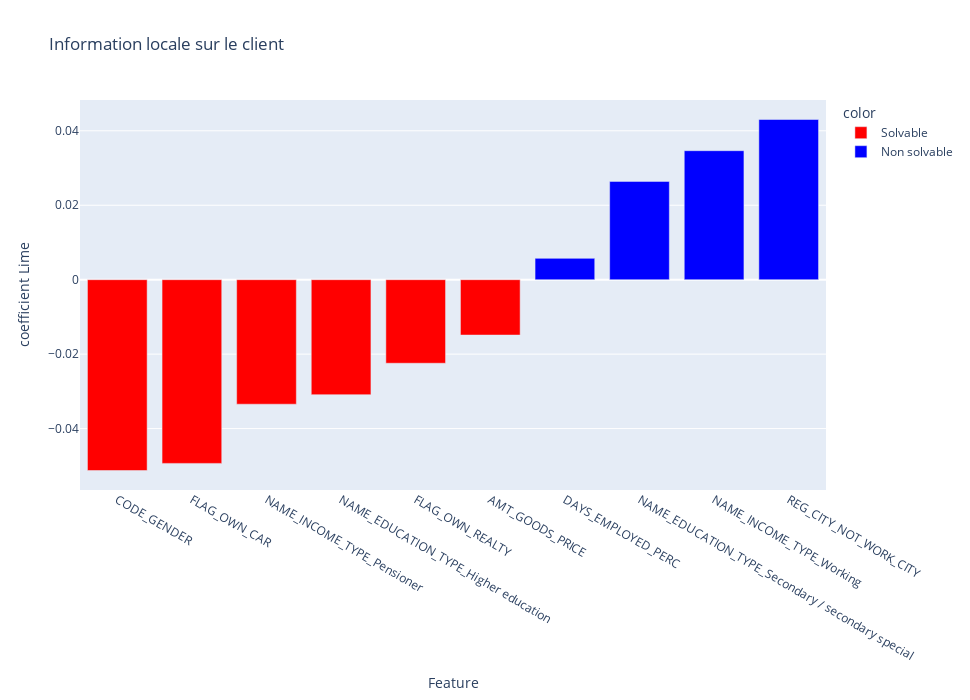

The cell this chart's notebook holds for it:
### Code cell
infos_client_lime(100001)

### Figure 1 — Plotly figure (JSON) as saved in the notebook; plotly's stock layout.template omitted (floating-point values rounded to 4 significant figures)
{"data": [{"alignmentgroup": "True", "hovertemplate": "color=Solvable<br>Feature=%{x}<br>coefficient Lime=%{y}<extra></extra>", "legendgroup": "Solvable", "marker": {"color": "red", "pattern": {"shape": ""}}, "name": "Solvable", "offsetgroup": "Solvable", "orientation": "v", "showlegend": true, "textposition": "auto", "type": "bar", "x": ["CODE_GENDER", "FLAG_OWN_CAR", "NAME_INCOME_TYPE_Pensioner", "NAME_EDUCATION_TYPE_Higher education", "FLAG_OWN_REALTY", "AMT_GOODS_PRICE"], "xaxis": "x", "y": [-0.05126, -0.04935, -0.03345, -0.03089, -0.02244, -0.01487], "yaxis": "y"}, {"alignmentgroup": "True", "hovertemplate": "color=Non solvable<br>Feature=%{x}<br>coefficient Lime=%{y}<extra></extra>", "legendgroup": "Non solvable", "marker": {"color": "blue", "pattern": {"shape": ""}}, "name": "Non solvable", "offsetgroup": "Non solvable", "orientation": "v", "showlegend": true, "textposition": "auto", "type": "bar", "x": ["DAYS_EMPLOYED_PERC", "NAME_EDUCATION_TYPE_Secondary / secondary special", "NAME_INCOME_TYPE_Working", "REG_CITY_NOT_WORK_CITY"], "xaxis": "x", "y": [0.005731, 0.02641, 0.03466, 0.04304], "yaxis": "y"}], "layout": {"autosize": false, "barmode": "relative", "height": 700, "legend": {"title": {"text": "color"}, "tracegroupgap": 0}, "title": {"text": "Information locale sur le client"}, "width": 970, "xaxis": {"anchor": "y", "categoryorder": "total ascending", "domain": [0, 1], "title": {"text": "Feature"}}, "yaxis": {"anchor": "x", "domain": [0, 1], "title": {"text": "coefficient Lime"}}}}
